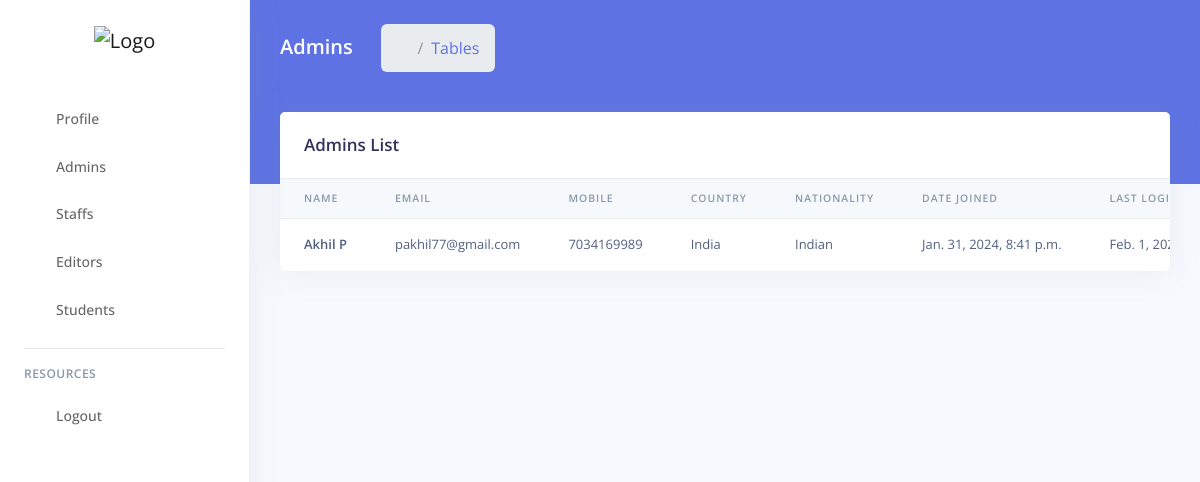
Page /admins/ (signed in) on the committed database.
### user/models.py (models this page shows, shortened)
class AppUser(AbstractUser):
    first_name = models.CharField(max_length=150)
    last_name = models.CharField(max_length=150)
    full_name = models.CharField(max_length=300)
    email = models.EmailField(unique=True)
    country = models.CharField(max_length=100)
    nationality = models.CharField(max_length=100)
    mobile_number = models.CharField(max_length=15)
    ROLE_CHOICES = [
        ('student', 'Student'),
        ('staff', 'Staff'),
        ('admin', 'Admin'),
        ('editor', 'Editor'),
    ]
    role = models.CharField(max_length=10, choices=ROLE_CHOICES)

### user/views.py (the view)
# urls.py: path('admins/', admins, name='admins'),
@login_required
@user_passes_test(is_admin, login_url='/access-denied/')
def admins(request):
    users = AppUser.objects.filter(role='admin')
    page = 'admins'
    return render(request, 'user_list.html', {'users': users, 'page': page})

### user/permissions.py (called while the page is built)
def is_admin(user):
    return user.role == 'admin'

### user/templates/user_list.html (shortened to what this page needs)
{% extends 'layouts/base.html' %}
{% block content %}
  <div class="header bg-primary pb-6">
    <div class="container-fluid">
      <div class="header-body">
        <div class="row align-items-center py-4">
          <div class="col-lg-6 col-7">
            <h6 class="h2 text-white d-inline-block mb-0">{{page|capfirst}}</h6>
            <nav aria-label="breadcrumb" class="d-none d-md-inline-block ml-md-4">
              <ol class="breadcrumb breadcrumb-links breadcrumb-dark">
                <li class="breadcrumb-item"><a href="/profile"><i class="fas fa-home"></i></a></li>
                <li class="breadcrumb-item"><a href="/{{page}}">Tables</a></li>
              </ol>
            </nav>
          </div>
        </div>
      </div>
    </div>
  </div>
  <div class="container-fluid mt--6">
    <div class="row">
      <div class="col">
        <div class="card">
          <div class="card-header border-0">
            <h3 class="mb-0">{{page|capfirst}} List</h3>
          </div>
          <div class="table-responsive">
            <table class="table align-items-center table-flush">
              <thead class="thead-light">
                <tr>
                  <th scope="col" class="sort" data-sort="name">Name</th>
                  <th scope="col" class="sort" data-sort="budget">Email</th>
                  <th scope="col" class="sort" data-sort="status">Mobile</th>
                  <th scope="col" class="sort" data-sort="completion">Country</th>
                  <th scope="col" class="sort" data-sort="completion">Nationality</th>
                  <th scope="col" class="sort" data-sort="completion">Date Joined</th>
                  <th scope="col" class="sort" data-sort="completion">Last Login</th>
                </tr>
              </thead>
              <tbody class="list">
                <tr>
                  {% for user in users %}
                    <th scope="row">
                      {{ user.full_name }}
                    </th>
                    <td>
                      {{ user.email }}
                    </td>
                    <td>
                      {{ user.mobile_number }}
                    </td>
                    <td>
                      {{ user.country }}
                    </td>
                    <td>
                      {{ user.nationality }}
                    </td>
                    <td>
                      {{ user.date_joined }}
                    </td>
                    <td>
                      {{ user.last_login }}
                    </td>
                  {% endfor %}
                </tr>
              </tbody>
            </table>
          </div>
        </div>
      </div>
    </div>
  </div>
{% endblock content %}

### rows in the picture
AppUser: full_name "Akhil P", email "pakhil77@gmail.com", mobile_number "7034169989", country "India", nationality "Indian", date_joined "Jan. 31, 2024, 8:41 p.m.", last_login "Feb. 1,…"

### other values in the picture
{{ page|capfirst }} "Admins"
